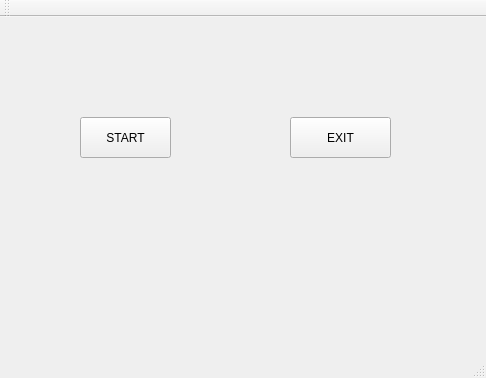
<?xml version="1.0" encoding="UTF-8"?>
<ui version="4.0">
 <class>MainWindow</class>
 <widget class="QMainWindow" name="MainWindow">
  <property name="geometry">
   <rect>
    <x>0</x>
    <y>0</y>
    <width>486</width>
    <height>378</height>
   </rect>
  </property>
  <property name="windowTitle">
   <string>MainWindow</string>
  </property>
  <widget class="QWidget" name="centralWidget">
   <widget class="QLabel" name="label">
    <property name="geometry">
     <rect>
      <x>0</x>
      <y>0</y>
      <width>481</width>
      <height>321</height>
     </rect>
    </property>
    <property name="text">
     <string/>
    </property>
    <property name="pixmap">
     <pixmap resource="picture.qrc">:/new/prefix1/一開始.jpg</pixmap>
    </property>
   </widget>
   <widget class="QPushButton" name="pushButton">
    <property name="geometry">
     <rect>
      <x>290</x>
      <y>100</y>
      <width>101</width>
      <height>41</height>
     </rect>
    </property>
    <property name="text">
     <string>EXIT</string>
    </property>
   </widget>
   <widget class="QPushButton" name="pushButton_2">
    <property name="geometry">
     <rect>
      <x>80</x>
      <y>100</y>
      <width>91</width>
      <height>41</height>
     </rect>
    </property>
    <property name="text">
     <string>START</string>
    </property>
   </widget>
  </widget>
  <widget class="QMenuBar" name="menuBar">
   <property name="geometry">
    <rect>
     <x>0</x>
     <y>0</y>
     <width>486</width>
     <height>21</height>
    </rect>
   </property>
  </widget>
  <widget class="QToolBar" name="mainToolBar">
   <attribute name="toolBarArea">
    <enum>TopToolBarArea</enum>
   </attribute>
   <attribute name="toolBarBreak">
    <bool>false</bool>
   </attribute>
  </widget>
  <widget class="QStatusBar" name="statusBar"/>
 </widget>
 <layoutdefault spacing="6" margin="11"/>
 <resources>
  <include location="picture.qrc"/>
 </resources>
 <connections>
  <connection>
   <sender>pushButton</sender>
   <signal>clicked()</signal>
   <receiver>MainWindow</receiver>
   <slot>close()</slot>
   <hints>
    <hint type="sourcelabel">
     <x>335</x>
     <y>154</y>
    </hint>
    <hint type="destinationlabel">
     <x>374</x>
     <y>386</y>
    </hint>
   </hints>
  </connection>
 </connections>
</ui>
